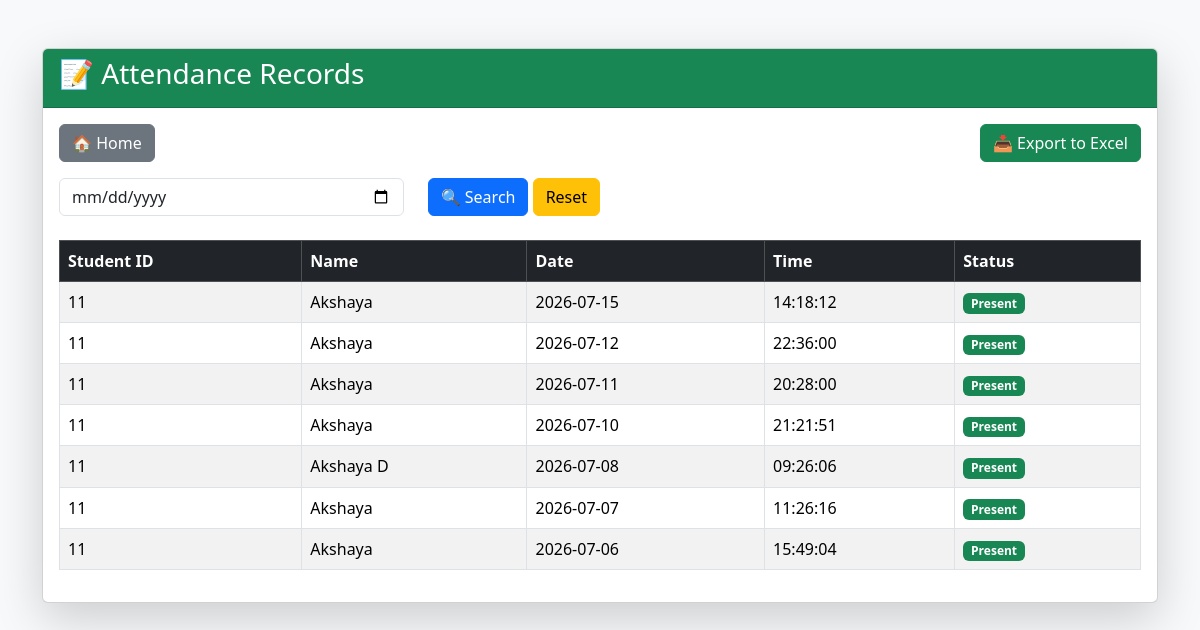
The page /attendance on the database as committed earlier.
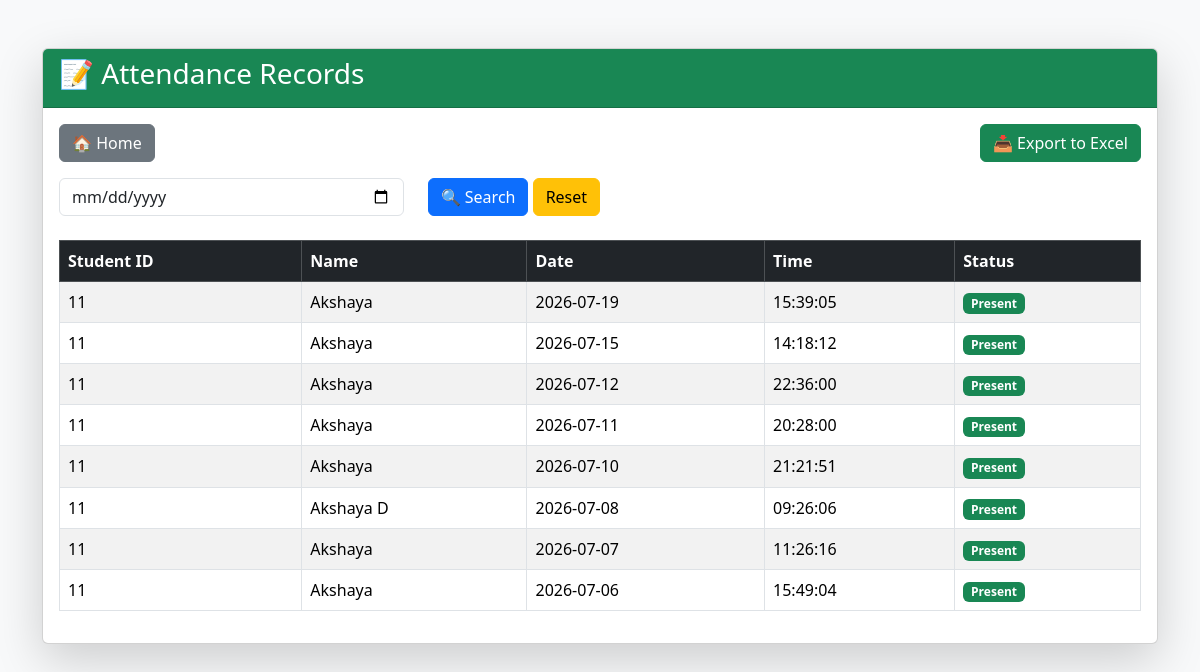
The same page on the database as committed later.
### tables this page shows
CREATE TABLE attendance (
        id INTEGER PRIMARY KEY AUTOINCREMENT,
        student_id TEXT NOT NULL,
        name TEXT NOT NULL,
        date TEXT NOT NULL,
        time TEXT NOT NULL,
        status TEXT NOT NULL
    );

### app.py (the view)
@app.route("/attendance")
def attendance():
    search_date = request.args.get("date", "")
    conn = sqlite3.connect(DATABASE)
    cursor = conn.cursor()
    if search_date:
        cursor.execute("""
            SELECT student_id, name, date, time, status
            FROM attendance
            WHERE date=?
            ORDER BY time DESC
        """, (search_date,))
    else:
        cursor.execute("""
            SELECT student_id, name, date, time, status
            FROM attendance
            ORDER BY date DESC, time DESC
        """)
    records = cursor.fetchall()
    conn.close()
    return render_template(
        "attendance.html",
        records=records,
        search_date=search_date
    )

### templates/attendance.html (shortened to what this page needs)
<!DOCTYPE html>
<html lang="en">
<head>
    <link href="https://cdn.jsdelivr.net/npm/bootstrap@5.3.7/dist/css/bootstrap.min.css" rel="stylesheet">
</head>
<body class="bg-light">
<div class="container mt-5">
    <div class="card shadow-lg">
        <div class="card-header bg-success text-white">
            <h3>📝 Attendance Records</h3>
        </div>
        <div class="card-body">
            <div class="d-flex justify-content-between mb-3">
                <a href="/" class="btn btn-secondary">
                    🏠 Home
                </a>
                <a href="/export" class="btn btn-success">
                    📥 Export to Excel
                </a>
            </div>
            <form method="GET" action="/attendance" class="mb-4">
                <div class="row">
                    <div class="col-md-4">
                        <input
                            type="date"
                            name="date"
                            class="form-control"
                            value="{{ search_date }}"
                        >
                    </div>
                    <div class="col-md-4">
                        <button class="btn btn-primary">
                            🔍 Search
                        </button>
                        <a href="/attendance" class="btn btn-warning">
                            Reset
                        </a>
                    </div>
                </div>
            </form>
            <table class="table table-bordered table-hover table-striped">
                <thead class="table-dark">
                    <tr>
                        <th>Student ID</th>
                        <th>Name</th>
                        <th>Date</th>
                        <th>Time</th>
                        <th>Status</th>
                    </tr>
                </thead>
                <tbody>
                {% if records %}
                    {% for record in records %}
                    <tr>
                        <td>{{ record[0] }}</td>
                        <td>{{ record[1] }}</td>
                        <td>{{ record[2] }}</td>
                        <td>{{ record[3] }}</td>
                        <td>
                            <span class="badge bg-success">
                                {{ record[4] }}
                            </span>
                        </td>
                    </tr>
                    {% endfor %}
                {% else %}
                    <tr>
                        <td colspan="5" class="text-center text-danger">
                            No attendance records found.
                        </td>
                    </tr>
                {% endif %}
                </tbody>
            </table>
        </div>
    </div>
</div>
</body>
</html>

Rows that differ between the two databases and show on the page:
added attendance: student "11", name "Akshaya", date "2026-07-19", time "15:39:05", status "Present"
